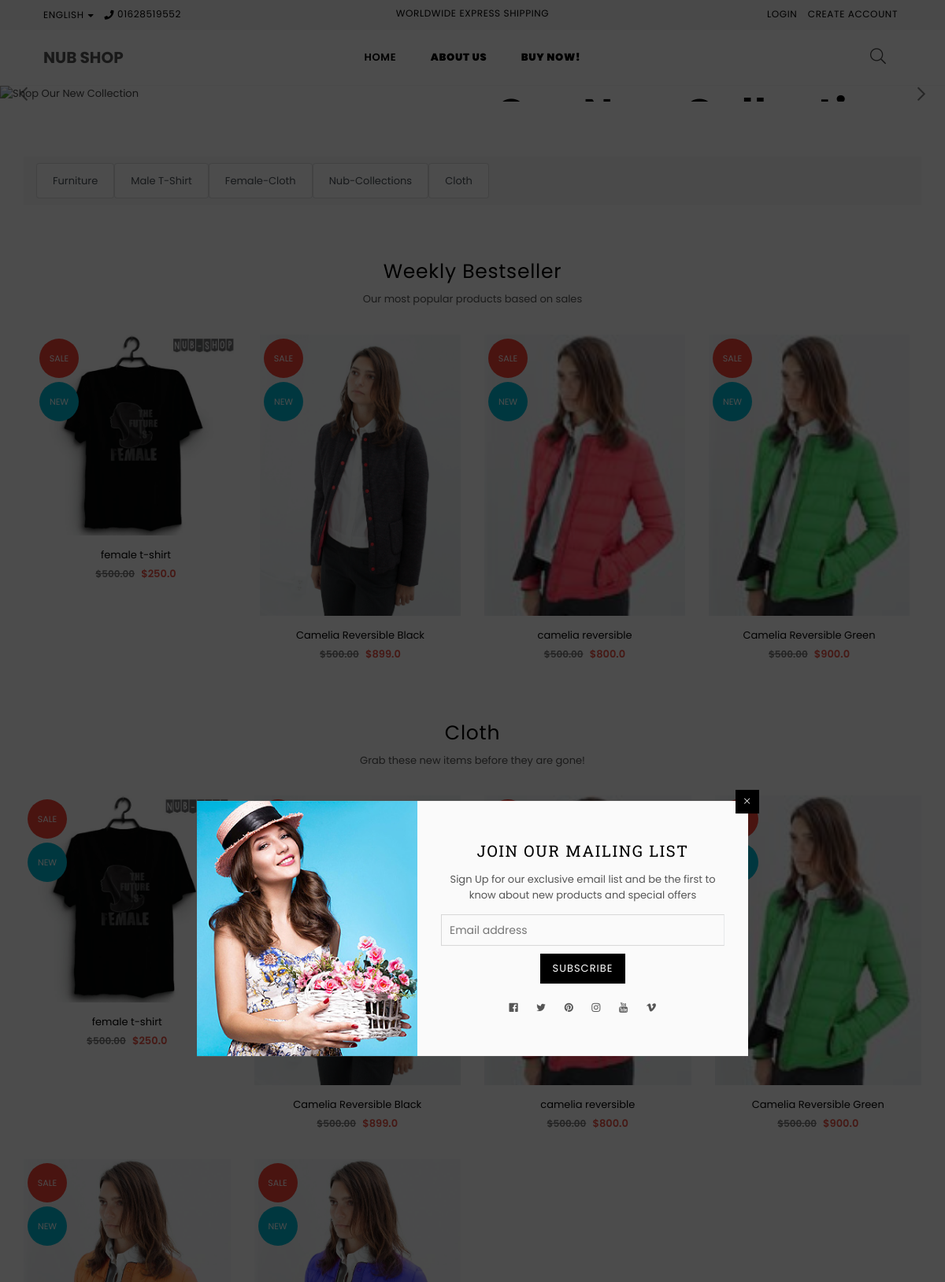
/?catagory=3 (upper part), run on an earlier commit of the app's database.
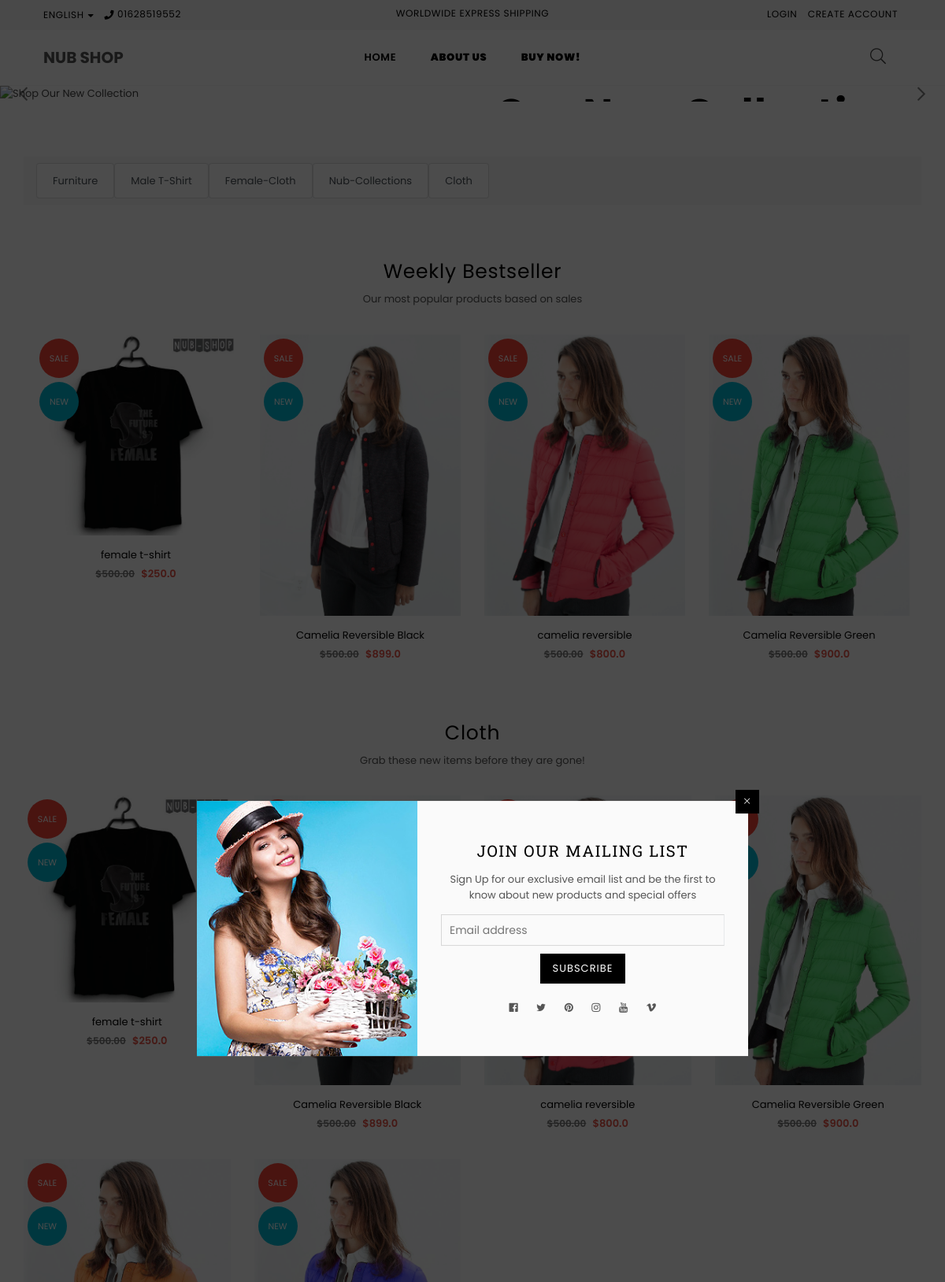
And on a later commit of the database.
### home/models/products.py (models this page shows, shortened)
class Products(models.Model):
    pid = models.IntegerField(auto_created=True, primary_key=True)
    title = models.CharField(max_length=60)
    slug = AutoSlugField(populate_from='title',
                         blank=True, unique=True, null=True)
    price = models.FloatField(default=0)
    catagory = models.ForeignKey(Catagory, on_delete=models.CASCADE, default=1)
    description = models.TextField(max_length=500, null=True, blank=True)
    image = models.ImageField(upload_to="media/producct/")
    delivery = models.SmallIntegerField(default='3')
    stock = models.BooleanField(default=True)
    @staticmethod
    def get_all_products():
        return Products.objects.all()
    @staticmethod
    def get_all_products_by_catagories(catagory_id):
        if catagory_id:
            return Products.objects.filter(catagory=catagory_id)
        else:
            return Products.objects.all()

### home/views.py (the view)
# urls.py: path('', views.home, name='home'),
def home(request):
    products = Products.get_all_products()
    catagory = Catagory.get_all_catagories()
    catagoryId = request.GET.get('catagory')
    if catagoryId:
        products = Products.get_all_products_by_catagories(catagoryId)
    else:
        products = Products.get_all_products()
    if "user" in request.session.keys():
        return render(request, 'home/index.html', context={'item': products, 'catagories': catagory})
    return render(request, 'home/index.html', context={'item': products, 'catagories': catagory})

### home/models/catagory.py (called while the page is built)
    @staticmethod
    def get_all_catagories():
        return Catagory.objects.all()

### templates/home/index.html (shortened to what this page needs)
{% extends 'base/base.html' %}
{% block content %}
<div class="slideshow slideshow-wrapper pb-section">
  <div class="home-slideshow">
    <div class="slide">
      <div class="blur-up lazyload">
        <img class="blur-up lazyload" data-src="/static/images/slideshow-banners/home2-default-banner1.jpg"
          src="/static/images/slideshow-banners/home2-default-banner1.jpg" alt="Shop Our New Collection"
          title="Shop Our New Collection" />
        <div class="slideshow__text-wrap slideshow__overlay classic middle">
          <div class="slideshow__text-content middle">
            <div class="container">
              <div class="wrap-caption right">
                <h2 class="h1 mega-title slideshow__title">Our New Collection</h2>
              </div>
            </div>
          </div>
        </div>
      </div>
    </div>
  </div>
</div>
<div class="section">
  <div class="container">
    <nav class="navbar navbar-expand-lg navbar-light bg-light">
      <div class="collapse navbar-collapse" id="navbarNav">
        <ul class="navbar-nav">
          {% for cat in catagories %}
          <li class="nav-item active">
            <a href="/?catagory={{ cat.id }}" class="list-group-item list-group-item-action">{{cat.name }}</a>
          </li>
          {% endfor %}
        </ul>
      </div>
    </nav>
  </div>
</div>
<div class="section">
  <div class="container">
    <div class="row">
      <div class="col-12 col-sm-12 col-md-12 col-lg-12">
        <div class="section-header text-center">
          <h2 class="h2">Weekly Bestseller</h2>
          <p>Our most popular products based on sales</p>
        </div>
        <div class="productSlider grid-products">
          {% for items in item %}
          <div class="col-12 item">
            <div class="product-image">
              <a href="{% url 'product_details' items.slug %}" class="grid-view-item__link">
                <img class="primary blur-up lazyload" data-src="{{ items.image.url }}" src="" alt="image"
                  title="product">
                <div class="product-labels rounded"><span class="lbl on-sale">Sale</span> <span
                    class="lbl pr-label1">new</span></div>
              </a>
            </div>
            <div class="product-details text-center">
              <div class="product-name">
                <a href="product-layout-1.html">{{items.title}}</a>
              </div>
              <div class="product-price">
                <span class="old-price">$500.00</span>
                <span class="price">${{items.price}}</span>
              </div>
            </div>
          </div>
          {% endfor %}
        </div>
      </div>
    </div>
  </div>
</div>
<div class="product-rows section">
  <div class="container">
    <div class="row">
      <div class="col-12 col-sm-12 col-md-12 col-lg-12">
        <div class="section-header text-center">
          <h2 class="h2">Cloth</h2>
          <p>Grab these new items before they are gone!</p>
        </div>
      </div>
    </div>
    <div class="grid-products">
      <div class="row">
        {% for items in item %}
        <div class="col-6 col-sm-2 col-md-3 col-lg-3 item">
          <div class="product-image">
            <a href="{% url 'product_details' items.slug %}" class="grid-view-item__link">
              <img class="primary blur-up lazyload" data-src="{{items.image.url}}"
                src="/static/images/product-images/product-image1.jpg" alt="image" title="product">
              <div class="product-labels rounded"><span class="lbl on-sale">Sale</span> <span
                  class="lbl pr-label1">new</span></div>
            </a>
          </div>
          <div class="product-details text-center">
            <div class="product-name">
              <a href="product-layout-1.html">{{items.title}}</a>
            </div>
            <div class="product-price">
              <span class="old-price">$500.00</span>
              <span class="price">${{items.price}}</span>
            </div>
          </div>
        </div>
        {% endfor %}
      </div>
    </div>
  </div>
</div>
{% endblock content %}

What changed in the data, as far as the page shows it:
changed Products "camelia reversible": image: a different picture
changed Products "Camelia Reversible Green": image: a different picture
